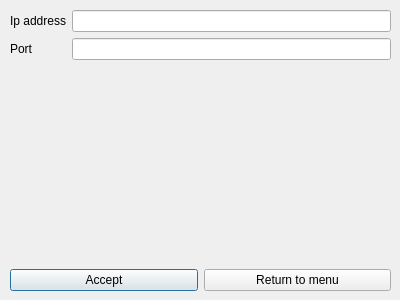
<?xml version="1.0" encoding="UTF-8"?>
<ui version="4.0">
 <class>ClientDialog</class>
 <widget class="QDialog" name="ClientDialog">
  <property name="geometry">
   <rect>
    <x>0</x>
    <y>0</y>
    <width>400</width>
    <height>300</height>
   </rect>
  </property>
  <property name="windowTitle">
   <string>Connect</string>
  </property>
  <widget class="QWidget" name="verticalLayoutWidget">
   <property name="geometry">
    <rect>
     <x>10</x>
     <y>10</y>
     <width>381</width>
     <height>281</height>
    </rect>
   </property>
   <layout class="QVBoxLayout" name="verticalLayout">
    <item>
     <layout class="QFormLayout" name="formLayout">
      <property name="fieldGrowthPolicy">
       <enum>QFormLayout::AllNonFixedFieldsGrow</enum>
      </property>
      <item row="0" column="0">
       <widget class="QLabel" name="ip_address_label">
        <property name="text">
         <string>Ip address</string>
        </property>
       </widget>
      </item>
      <item row="0" column="1">
       <widget class="QLineEdit" name="ip_address_field"/>
      </item>
      <item row="1" column="0">
       <widget class="QLabel" name="port_label">
        <property name="text">
         <string>Port</string>
        </property>
       </widget>
      </item>
      <item row="1" column="1">
       <widget class="QLineEdit" name="port_field"/>
      </item>
     </layout>
    </item>
    <item>
     <layout class="QHBoxLayout" name="horizontalLayout">
      <property name="topMargin">
       <number>0</number>
      </property>
      <item>
       <widget class="QPushButton" name="ok_button">
        <property name="text">
         <string>Accept</string>
        </property>
       </widget>
      </item>
      <item>
       <widget class="QPushButton" name="back_button">
        <property name="text">
         <string>Return to menu</string>
        </property>
       </widget>
      </item>
     </layout>
    </item>
   </layout>
  </widget>
 </widget>
 <resources/>
 <connections/>
</ui>
